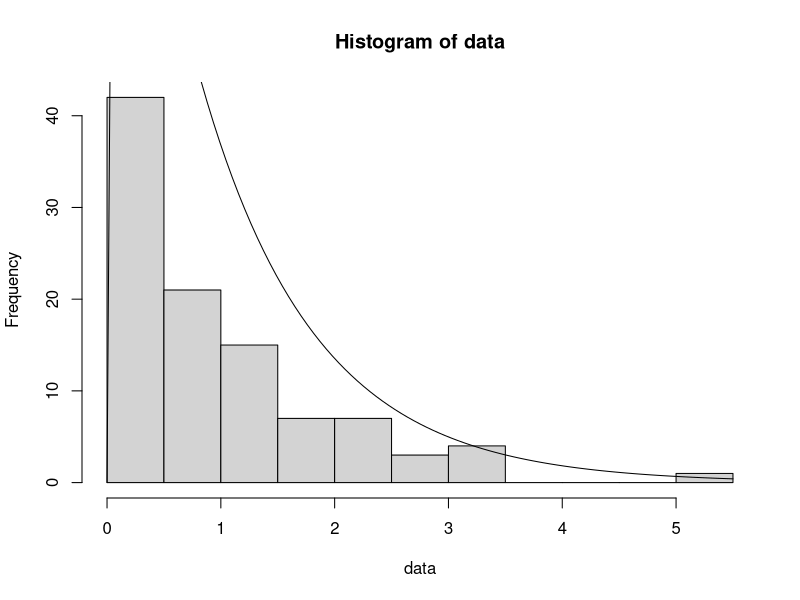
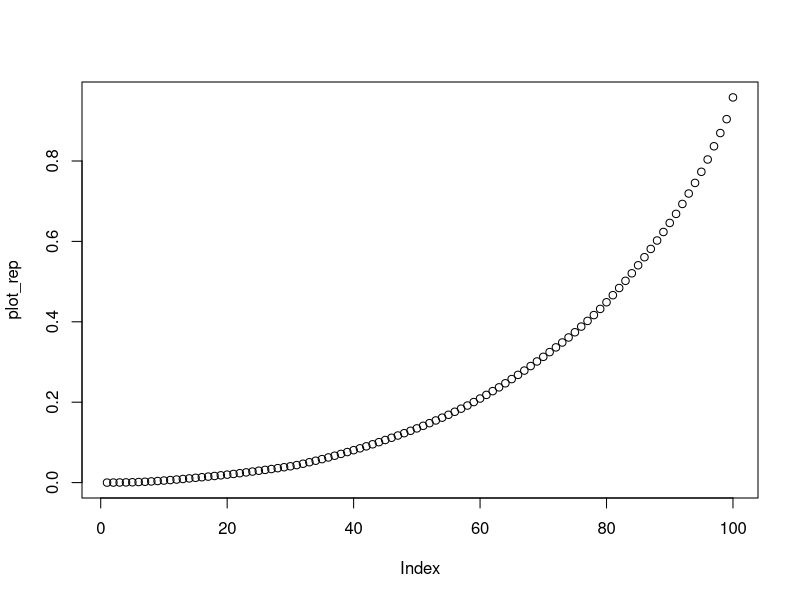
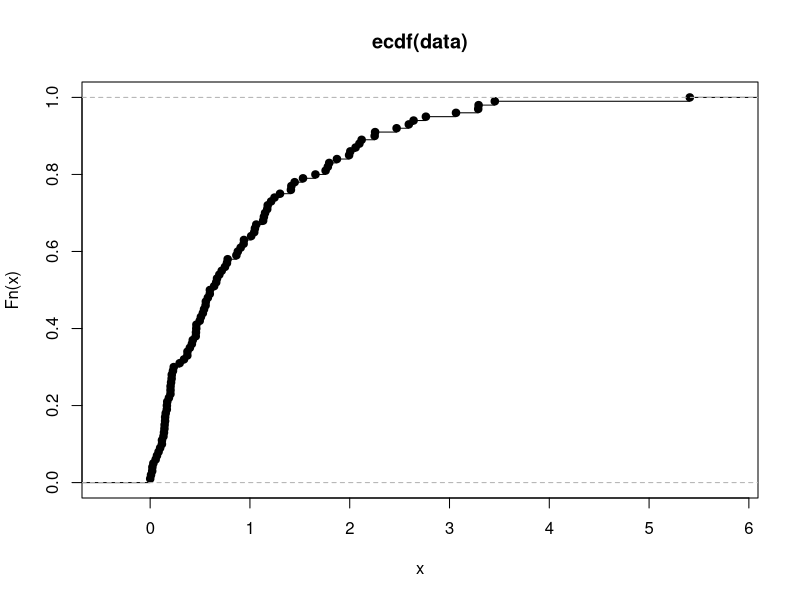

The R script that drew these images, in order:
## ---- chunk 1
n <- 100
data <-  rexp(n, 1)
 

mu <- mean(data)
sd <- sd(data)
mu_2 <- mean(data^2)
mu_3 <- mean(data^3)
cof_asymetrie <- (mu_3 - 3 * mu_2 * mu + 2 * mu^3)/sd^3



hist(data);curve(dexp(x,1) * n, add = TRUE)
## ---- chunk 2
rep_emp <- function(t){
    sum(data * (data <= t)) / n
}
plot_rep <- sapply(sort(data), rep_emp)
plot(plot_rep)
plot(ecdf(data))
